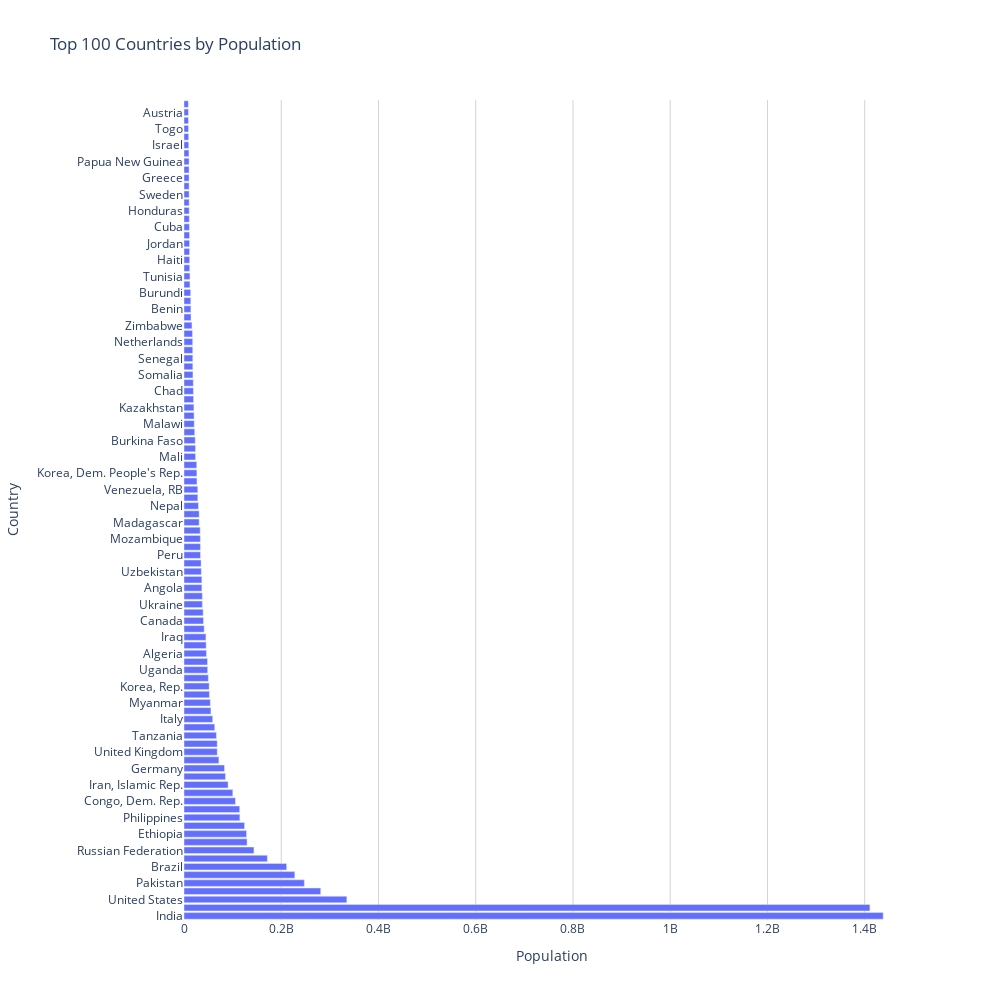

Notebook cell for this chart:
### Code cell
top_countries_by_population(100)

### Figure 1 — Plotly figure (JSON) as saved in the notebook; plotly's stock layout.template omitted (floating-point values rounded to 4 significant figures; data arrays with more than 128 entries replaced by an {"elided": "..."} marker saying what was removed)
{"data": [{"customdata": {"elided": "100x2 mixed values"}, "hovertemplate": "<b>Country</b>: %{y}<br><b>Country Code</b>: %{customdata[0]}<br><b>Population</b>: %{customdata[1]:,}<br>", "legendgroup": "", "marker": {"color": "#636efa", "pattern": {"shape": ""}}, "name": "", "orientation": "h", "showlegend": false, "textposition": "auto", "type": "bar", "x": [1438069596, 1410710000, 334914895, 281190067, 247504495, 227882945, 211140729, 171466990, 143826130, 129739759, 128691692, 124516650, 114891199, 114535772, 105789731, 100352192, 90608707, 85325965, 83280000, 71702435, 68350000, 68287487, 66617606, 63212384, 58993475, 55339003, 54133798, 52321152, 51712619, 50042791, 48656601, 48347910, 46164219, 45538401, 45074049, 41454761, 40097761, 39390799, 37732836, 37712505, 36749906, 36687353, 35652307, 35126298, 33845617, 33787914, 33635160, 33264292, 31195932, 31165654, 29694614, 28372687, 28300854, 26658948, 26418204, 26159867, 23769127, 23594623, 23025776, 22037000, 21104482, 20723965, 20330104, 19658835, 19319064, 19059479, 18358615, 18124838, 18077573, 17980083, 17877117, 17423880, 16340822, 14405468, 14111034, 13954471, 13689450, 12244159, 12200431, 11787423, 11637398, 11483374, 11439213, 11331265, 11019931, 10864042, 10644851, 10578174, 10536632, 10483751, 10405588, 10389799, 10389635, 10153958, 9756600, 9592186, 9304337, 9178298, 9131761, 8888093], "xaxis": "x", "y": ["India", "China", "United States", "Indonesia", "Pakistan", "Nigeria", "Brazil", "Bangladesh", "Russian Federation", "Mexico", "Ethiopia", "Japan", "Philippines", "Egypt, Arab Rep.", "Congo, Dem. Rep.", "Viet Nam", "Iran, Islamic Rep.", "Turkiye", "Germany", "Thailand", "United Kingdom", "France", "Tanzania", "South Africa", "Italy", "Kenya", "Myanmar", "Colombia", "Korea, Rep.", "Sudan", "Uganda", "Spain", "Algeria", "Argentina", "Iraq", "Afghanistan", "Canada", "Yemen, Rep.", "Ukraine", "Morocco", "Angola", "Poland", "Uzbekistan", "Malaysia", "Peru", "Ghana", "Mozambique", "Saudi Arabia", "Madagascar", "Cote d'Ivoire", "Nepal", "Cameroon", "Venezuela, RB", "Australia", "Korea, Dem. People's Rep.", "Niger", "Mali", "Syrian Arab Republic", "Burkina Faso", "Sri Lanka", "Malawi", "Zambia", "Kazakhstan", "Chile", "Chad", "Romania", "Somalia", "Guatemala", "Senegal", "Ecuador", "Netherlands", "Cambodia", "Zimbabwe", "Guinea", "Benin", "Rwanda", "Burundi", "Bolivia", "Tunisia", "Belgium", "Haiti", "South Sudan", "Jordan", "Dominican Republic", "Cuba", "Czechia", "Honduras", "Portugal", "Sweden", "United Arab Emirates", "Greece", "Tajikistan", "Papua New Guinea", "Azerbaijan", "Israel", "Hungary", "Togo", "Belarus", "Austria", "Switzerland"], "yaxis": "y"}], "layout": {"barmode": "relative", "height": 1000, "legend": {"tracegroupgap": 0}, "plot_bgcolor": "white", "title": {"text": "Top 100 Countries by Population"}, "width": 1000, "xaxis": {"anchor": "y", "domain": [0, 1], "gridcolor": "lightgray", "gridwidth": 1, "showgrid": true, "title": {"text": "Population"}}, "yaxis": {"anchor": "x", "domain": [0, 1], "showgrid": false, "tickangle": 0, "title": {"text": "Country"}}}}
